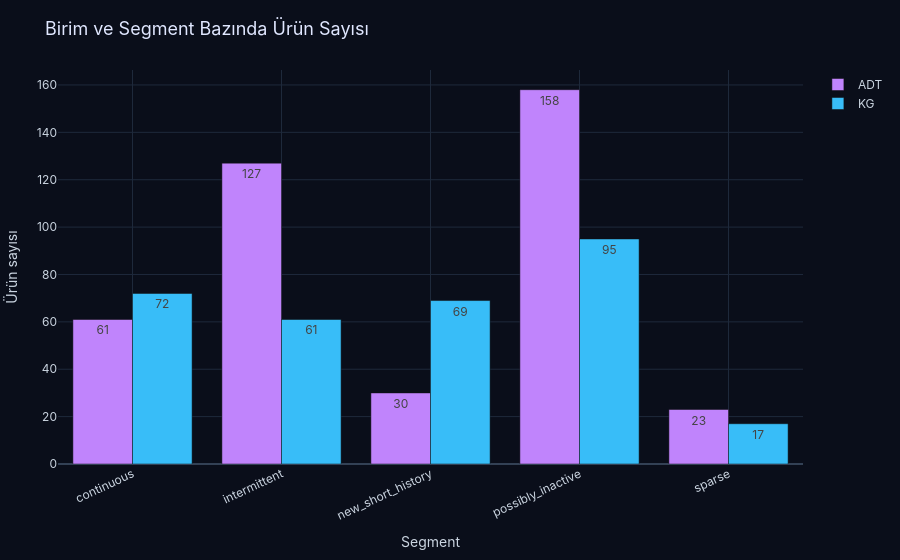

Notebook source saved alongside this figure:
### Markdown cell above
### 22 · Segment dağılımının görselleştirilmesi

Aşağıdaki kod hücresi yalnızca bu adımı gerçekleştirir.

### Code cell
fig = px.bar(
    segment_summary,
    x="segment",
    y="product_count",
    color="unit",
    barmode="group",
    text_auto=True,
    color_discrete_map={"KG": "#38bdf8", "ADT": "#c084fc"},
    labels={"segment": "Segment", "product_count": "Ürün sayısı", "unit": "Birim"},
)
fig = dark_plot(fig, "Birim ve Segment Bazında Ürün Sayısı")
fig.update_xaxes(tickangle=-25)
fig.show()

### Figure 1 — Plotly figure (JSON) as saved in the notebook; plotly's stock layout.template omitted (floating-point values rounded to 4 significant figures)
{"data": [{"alignmentgroup": "True", "hovertemplate": "Birim=ADT<br>Segment=%{x}<br>Ürün sayısı=%{y}<extra></extra>", "legendgroup": "ADT", "marker": {"color": "#c084fc", "pattern": {"shape": ""}}, "name": "ADT", "offsetgroup": "ADT", "orientation": "v", "showlegend": true, "textposition": "auto", "texttemplate": "%{y}", "type": "bar", "x": ["continuous", "intermittent", "new_short_history", "possibly_inactive", "sparse"], "xaxis": "x", "y": [61, 127, 30, 158, 23], "yaxis": "y"}, {"alignmentgroup": "True", "hovertemplate": "Birim=KG<br>Segment=%{x}<br>Ürün sayısı=%{y}<extra></extra>", "legendgroup": "KG", "marker": {"color": "#38bdf8", "pattern": {"shape": ""}}, "name": "KG", "offsetgroup": "KG", "orientation": "v", "showlegend": true, "textposition": "auto", "texttemplate": "%{y}", "type": "bar", "x": ["continuous", "intermittent", "new_short_history", "possibly_inactive", "sparse"], "xaxis": "x", "y": [72, 61, 69, 95, 17], "yaxis": "y"}], "layout": {"barmode": "group", "font": {"color": "#cbd5e1", "family": "Inter, Segoe UI, sans-serif"}, "legend": {"title": {"text": ""}, "tracegroupgap": 0}, "margin": {"b": 55, "l": 55, "r": 30, "t": 70}, "paper_bgcolor": "#0a0e1a", "plot_bgcolor": "#0a0e1a", "title": {"font": {"color": "#e0e7ff", "size": 18}, "text": "Birim ve Segment Bazında Ürün Sayısı"}, "xaxis": {"anchor": "y", "domain": [0, 1], "gridcolor": "#1e293b", "tickangle": -25, "title": {"text": "Segment"}, "zerolinecolor": "#334155"}, "yaxis": {"anchor": "x", "domain": [0, 1], "gridcolor": "#1e293b", "title": {"text": "Ürün sayısı"}, "zerolinecolor": "#334155"}}}
